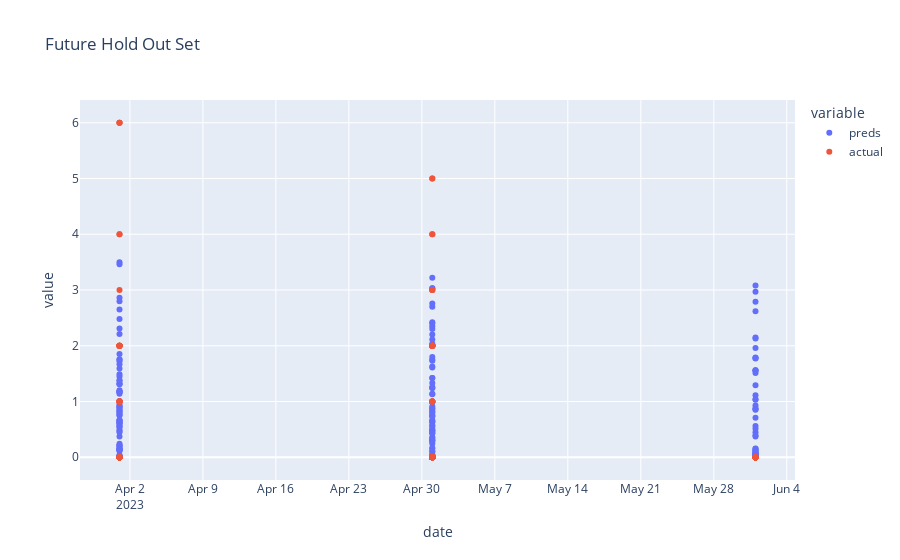

This figure's notebook cell:
### Code cell
# scatter plot of predictions
plot_df = pd.DataFrame({'date': model['df_preds_test']['date'], 'preds': model['df_preds_test']['preds_test'],
                        'actual': model['df_preds_test']['shipped_quantity']})
fig = px.scatter(plot_df, x="date", y=plot_df.columns.tolist(), title="Future Hold Out Set")
fig.show()

### Figure 1 — Plotly figure (JSON) as saved in the notebook; plotly's stock layout.template omitted (floating-point values rounded to 4 significant figures; data arrays with more than 128 entries replaced by an {"elided": "..."} marker saying what was removed)
{"data": [{"hovertemplate": "variable=preds<br>date=%{x}<br>value=%{y}<extra></extra>", "legendgroup": "preds", "marker": {"color": "#636efa", "symbol": "circle"}, "mode": "markers", "name": "preds", "orientation": "v", "showlegend": true, "type": "scatter", "x": {"elided": "207 str values"}, "xaxis": "x", "y": {"elided": "207 float values"}, "yaxis": "y"}, {"hovertemplate": "variable=actual<br>date=%{x}<br>value=%{y}<extra></extra>", "legendgroup": "actual", "marker": {"color": "#EF553B", "symbol": "circle"}, "mode": "markers", "name": "actual", "orientation": "v", "showlegend": true, "type": "scatter", "x": {"elided": "207 str values"}, "xaxis": "x", "y": {"elided": "207 int values"}, "yaxis": "y"}], "layout": {"legend": {"title": {"text": "variable"}, "tracegroupgap": 0}, "title": {"text": "Future Hold Out Set"}, "xaxis": {"anchor": "y", "domain": [0, 1], "title": {"text": "date"}}, "yaxis": {"anchor": "x", "domain": [0, 1], "title": {"text": "value"}}}}
